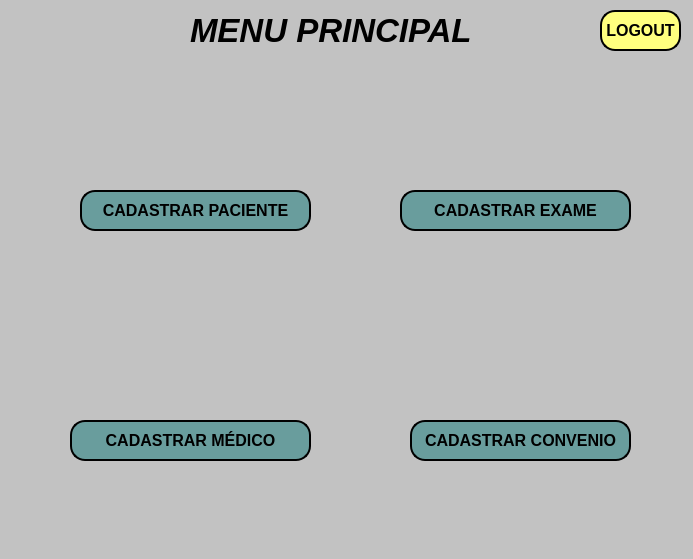
<?xml version="1.0" encoding="UTF-8"?>
<ui version="4.0">
 <class>MainWindow</class>
 <widget class="QMainWindow" name="MainWindow">
  <property name="geometry">
   <rect>
    <x>0</x>
    <y>0</y>
    <width>693</width>
    <height>559</height>
   </rect>
  </property>
  <property name="windowTitle">
   <string>Tela principal</string>
  </property>
  <property name="styleSheet">
   <string notr="true">background-color: rgb(194, 194, 194);</string>
  </property>
  <widget class="QWidget" name="centralwidget">
   <widget class="QPushButton" name="pushButton">
    <property name="geometry">
     <rect>
      <x>600</x>
      <y>10</y>
      <width>81</width>
      <height>41</height>
     </rect>
    </property>
    <property name="font">
     <font>
      <pointsize>12</pointsize>
      <weight>75</weight>
      <bold>true</bold>
     </font>
    </property>
    <property name="styleSheet">
     <string notr="true">color: rgb(0, 0, 0);
background-color: rgb(255, 255, 127);
border-radius: 15px;
border-style:outset;
border-width: 2px;
border-color:black;</string>
    </property>
    <property name="text">
     <string>LOGOUT</string>
    </property>
   </widget>
   <widget class="QPushButton" name="bt_cad_paciente">
    <property name="geometry">
     <rect>
      <x>80</x>
      <y>190</y>
      <width>231</width>
      <height>41</height>
     </rect>
    </property>
    <property name="font">
     <font>
      <pointsize>12</pointsize>
      <weight>75</weight>
      <bold>true</bold>
     </font>
    </property>
    <property name="styleSheet">
     <string notr="true">color: rgb(0, 0, 0);
background-color: rgb(105, 157, 157);
border-radius: 15px;
border-style:outset;
border-width: 2px;
border-color:black;</string>
    </property>
    <property name="text">
     <string>CADASTRAR PACIENTE</string>
    </property>
   </widget>
   <widget class="QLabel" name="label_4">
    <property name="geometry">
     <rect>
      <x>470</x>
      <y>110</y>
      <width>71</width>
      <height>71</height>
     </rect>
    </property>
    <property name="text">
     <string/>
    </property>
    <property name="pixmap">
     <pixmap>../Python_Login_SqLite/img/13837009121530273515-64.png</pixmap>
    </property>
   </widget>
   <widget class="QLabel" name="label_7">
    <property name="geometry">
     <rect>
      <x>190</x>
      <y>10</y>
      <width>321</width>
      <height>41</height>
     </rect>
    </property>
    <property name="font">
     <font>
      <pointsize>25</pointsize>
      <weight>75</weight>
      <italic>true</italic>
      <bold>true</bold>
      <underline>false</underline>
     </font>
    </property>
    <property name="styleSheet">
     <string notr="true">color: rgb(0, 0, 0);</string>
    </property>
    <property name="text">
     <string>MENU PRINCIPAL</string>
    </property>
   </widget>
   <widget class="QLabel" name="label">
    <property name="geometry">
     <rect>
      <x>150</x>
      <y>110</y>
      <width>71</width>
      <height>71</height>
     </rect>
    </property>
    <property name="text">
     <string/>
    </property>
    <property name="pixmap">
     <pixmap>../Python_Login_SqLite/img/11178678651561032528-64.png</pixmap>
    </property>
   </widget>
   <widget class="QPushButton" name="pushButton_9">
    <property name="geometry">
     <rect>
      <x>400</x>
      <y>190</y>
      <width>231</width>
      <height>41</height>
     </rect>
    </property>
    <property name="font">
     <font>
      <pointsize>12</pointsize>
      <weight>75</weight>
      <bold>true</bold>
     </font>
    </property>
    <property name="styleSheet">
     <string notr="true">color: rgb(0, 0, 0);
background-color: rgb(105, 157, 157);
border-radius: 15px;
border-style:outset;
border-width: 2px;
border-color:black;</string>
    </property>
    <property name="text">
     <string>CADASTRAR EXAME</string>
    </property>
   </widget>
   <widget class="QLabel" name="label_2">
    <property name="geometry">
     <rect>
      <x>110</x>
      <y>280</y>
      <width>131</width>
      <height>131</height>
     </rect>
    </property>
    <property name="text">
     <string/>
    </property>
    <property name="pixmap">
     <pixmap>../Python_Login_SqLite/img/10295499861529659195-128.png</pixmap>
    </property>
   </widget>
   <widget class="QPushButton" name="pushButton_10">
    <property name="geometry">
     <rect>
      <x>70</x>
      <y>420</y>
      <width>241</width>
      <height>41</height>
     </rect>
    </property>
    <property name="font">
     <font>
      <pointsize>12</pointsize>
      <weight>75</weight>
      <bold>true</bold>
     </font>
    </property>
    <property name="styleSheet">
     <string notr="true">color: rgb(0, 0, 0);
background-color: rgb(105, 157, 157);
border-radius: 15px;
border-style:outset;
border-width: 2px;
border-color:black;</string>
    </property>
    <property name="text">
     <string>CADASTRAR MÉDICO</string>
    </property>
   </widget>
   <widget class="QLabel" name="label_3">
    <property name="geometry">
     <rect>
      <x>430</x>
      <y>280</y>
      <width>151</width>
      <height>131</height>
     </rect>
    </property>
    <property name="text">
     <string/>
    </property>
    <property name="pixmap">
     <pixmap>../Python_Login_SqLite/img/6787704541582985692-128.png</pixmap>
    </property>
   </widget>
   <widget class="QPushButton" name="pushButton_11">
    <property name="geometry">
     <rect>
      <x>410</x>
      <y>420</y>
      <width>221</width>
      <height>41</height>
     </rect>
    </property>
    <property name="font">
     <font>
      <pointsize>12</pointsize>
      <weight>75</weight>
      <bold>true</bold>
     </font>
    </property>
    <property name="styleSheet">
     <string notr="true">color: rgb(0, 0, 0);
background-color: rgb(105, 157, 157);
border-radius: 15px;
border-style:outset;
border-width: 2px;
border-color:black;</string>
    </property>
    <property name="text">
     <string>CADASTRAR CONVENIO</string>
    </property>
   </widget>
   <widget class="QLabel" name="label_5">
    <property name="geometry">
     <rect>
      <x>530</x>
      <y>10</y>
      <width>151</width>
      <height>41</height>
     </rect>
    </property>
    <property name="font">
     <font>
      <pointsize>10</pointsize>
      <weight>75</weight>
      <italic>true</italic>
      <bold>true</bold>
      <underline>true</underline>
     </font>
    </property>
    <property name="styleSheet">
     <string notr="true">color: rgb(170, 85, 0);</string>
    </property>
    <property name="text">
     <string/>
    </property>
   </widget>
   <zorder>label_7</zorder>
   <zorder>label_5</zorder>
   <zorder>label_3</zorder>
   <zorder>label_4</zorder>
   <zorder>label</zorder>
   <zorder>pushButton</zorder>
   <zorder>bt_cad_paciente</zorder>
   <zorder>pushButton_9</zorder>
   <zorder>label_2</zorder>
   <zorder>pushButton_10</zorder>
   <zorder>pushButton_11</zorder>
  </widget>
  <widget class="QMenuBar" name="menubar">
   <property name="geometry">
    <rect>
     <x>0</x>
     <y>0</y>
     <width>693</width>
     <height>22</height>
    </rect>
   </property>
  </widget>
  <widget class="QStatusBar" name="statusbar"/>
 </widget>
 <resources/>
 <connections/>
</ui>
